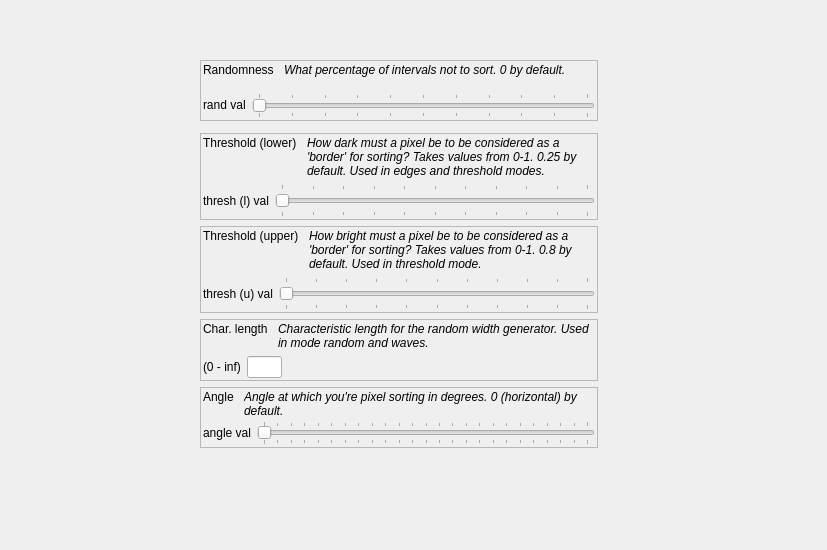
<?xml version="1.0" encoding="UTF-8"?>
<ui version="4.0">
 <class>Form</class>
 <widget class="QWidget" name="Form">
  <property name="geometry">
   <rect>
    <x>0</x>
    <y>0</y>
    <width>827</width>
    <height>550</height>
   </rect>
  </property>
  <property name="windowTitle">
   <string>Form</string>
  </property>
  <widget class="QFrame" name="f_param_thresh_u">
   <property name="geometry">
    <rect>
     <x>200</x>
     <y>226</y>
     <width>398</width>
     <height>87</height>
    </rect>
   </property>
   <property name="frameShape">
    <enum>QFrame::StyledPanel</enum>
   </property>
   <property name="frameShadow">
    <enum>QFrame::Raised</enum>
   </property>
   <layout class="QVBoxLayout" name="verticalLayout_6">
    <property name="leftMargin">
     <number>2</number>
    </property>
    <property name="topMargin">
     <number>2</number>
    </property>
    <property name="rightMargin">
     <number>2</number>
    </property>
    <property name="bottomMargin">
     <number>2</number>
    </property>
    <item>
     <layout class="QHBoxLayout" name="hl_param_thresh_u_t">
      <property name="spacing">
       <number>10</number>
      </property>
      <item>
       <widget class="QLabel" name="t_param_thresh_u">
        <property name="sizePolicy">
         <sizepolicy hsizetype="Preferred" vsizetype="Minimum">
          <horstretch>0</horstretch>
          <verstretch>0</verstretch>
         </sizepolicy>
        </property>
        <property name="text">
         <string>Threshold (upper)</string>
        </property>
        <property name="alignment">
         <set>Qt::AlignLeading|Qt::AlignLeft|Qt::AlignTop</set>
        </property>
       </widget>
      </item>
      <item>
       <widget class="QLabel" name="t_param_thresh_u_desc">
        <property name="sizePolicy">
         <sizepolicy hsizetype="MinimumExpanding" vsizetype="Maximum">
          <horstretch>0</horstretch>
          <verstretch>0</verstretch>
         </sizepolicy>
        </property>
        <property name="font">
         <font>
          <italic>true</italic>
         </font>
        </property>
        <property name="text">
         <string>How bright must a pixel be to be considered as a 'border' for sorting? Takes values from 0-1. 0.8 by default. Used in threshold mode.</string>
        </property>
        <property name="alignment">
         <set>Qt::AlignLeading|Qt::AlignLeft|Qt::AlignTop</set>
        </property>
        <property name="wordWrap">
         <bool>true</bool>
        </property>
       </widget>
      </item>
     </layout>
    </item>
    <item>
     <layout class="QHBoxLayout" name="hl_param_thresh_u_b">
      <item>
       <widget class="QLabel" name="t_param_thresh_u_value">
        <property name="text">
         <string>thresh (u) val</string>
        </property>
       </widget>
      </item>
      <item>
       <widget class="QSlider" name="slider_param_thresh_u">
        <property name="sizePolicy">
         <sizepolicy hsizetype="Expanding" vsizetype="Preferred">
          <horstretch>0</horstretch>
          <verstretch>0</verstretch>
         </sizepolicy>
        </property>
        <property name="maximum">
         <number>100</number>
        </property>
        <property name="singleStep">
         <number>1</number>
        </property>
        <property name="value">
         <number>0</number>
        </property>
        <property name="orientation">
         <enum>Qt::Horizontal</enum>
        </property>
        <property name="tickPosition">
         <enum>QSlider::TicksBothSides</enum>
        </property>
        <property name="tickInterval">
         <number>10</number>
        </property>
       </widget>
      </item>
     </layout>
    </item>
   </layout>
  </widget>
  <widget class="QFrame" name="f_param_clength">
   <property name="geometry">
    <rect>
     <x>200</x>
     <y>319</y>
     <width>398</width>
     <height>62</height>
    </rect>
   </property>
   <property name="frameShape">
    <enum>QFrame::StyledPanel</enum>
   </property>
   <property name="frameShadow">
    <enum>QFrame::Raised</enum>
   </property>
   <layout class="QVBoxLayout" name="verticalLayout_7">
    <property name="leftMargin">
     <number>2</number>
    </property>
    <property name="topMargin">
     <number>2</number>
    </property>
    <property name="rightMargin">
     <number>2</number>
    </property>
    <property name="bottomMargin">
     <number>2</number>
    </property>
    <item>
     <layout class="QHBoxLayout" name="hl_param_clength_t">
      <property name="spacing">
       <number>10</number>
      </property>
      <item>
       <widget class="QLabel" name="t_param_clength">
        <property name="sizePolicy">
         <sizepolicy hsizetype="Preferred" vsizetype="Minimum">
          <horstretch>0</horstretch>
          <verstretch>0</verstretch>
         </sizepolicy>
        </property>
        <property name="text">
         <string>Char. length</string>
        </property>
        <property name="alignment">
         <set>Qt::AlignLeading|Qt::AlignLeft|Qt::AlignTop</set>
        </property>
       </widget>
      </item>
      <item>
       <widget class="QLabel" name="t_param_clength_desc">
        <property name="sizePolicy">
         <sizepolicy hsizetype="MinimumExpanding" vsizetype="Maximum">
          <horstretch>0</horstretch>
          <verstretch>0</verstretch>
         </sizepolicy>
        </property>
        <property name="font">
         <font>
          <italic>true</italic>
         </font>
        </property>
        <property name="text">
         <string>Characteristic length for the random width generator. Used in mode random and waves.</string>
        </property>
        <property name="alignment">
         <set>Qt::AlignLeading|Qt::AlignLeft|Qt::AlignTop</set>
        </property>
        <property name="wordWrap">
         <bool>true</bool>
        </property>
       </widget>
      </item>
     </layout>
    </item>
    <item>
     <layout class="QHBoxLayout" name="hl_param_clength_b">
      <item>
       <widget class="QLabel" name="t_param_clength_helper">
        <property name="text">
         <string>(0 - inf)</string>
        </property>
       </widget>
      </item>
      <item>
       <widget class="QLineEdit" name="tb_param_clength">
        <property name="sizePolicy">
         <sizepolicy hsizetype="Fixed" vsizetype="Fixed">
          <horstretch>0</horstretch>
          <verstretch>0</verstretch>
         </sizepolicy>
        </property>
        <property name="minimumSize">
         <size>
          <width>20</width>
          <height>0</height>
         </size>
        </property>
        <property name="maximumSize">
         <size>
          <width>35</width>
          <height>16777215</height>
         </size>
        </property>
        <property name="text">
         <string/>
        </property>
       </widget>
      </item>
      <item>
       <spacer name="horizontalSpacer_3">
        <property name="orientation">
         <enum>Qt::Horizontal</enum>
        </property>
        <property name="sizeType">
         <enum>QSizePolicy::MinimumExpanding</enum>
        </property>
        <property name="sizeHint" stdset="0">
         <size>
          <width>60</width>
          <height>20</height>
         </size>
        </property>
       </spacer>
      </item>
     </layout>
    </item>
   </layout>
  </widget>
  <widget class="QFrame" name="f_param_angle">
   <property name="geometry">
    <rect>
     <x>200</x>
     <y>387</y>
     <width>398</width>
     <height>61</height>
    </rect>
   </property>
   <property name="frameShape">
    <enum>QFrame::StyledPanel</enum>
   </property>
   <property name="frameShadow">
    <enum>QFrame::Raised</enum>
   </property>
   <layout class="QVBoxLayout" name="verticalLayout_8">
    <property name="leftMargin">
     <number>2</number>
    </property>
    <property name="topMargin">
     <number>2</number>
    </property>
    <property name="rightMargin">
     <number>2</number>
    </property>
    <property name="bottomMargin">
     <number>2</number>
    </property>
    <item>
     <layout class="QHBoxLayout" name="hl_param_angle_t">
      <property name="spacing">
       <number>10</number>
      </property>
      <item>
       <widget class="QLabel" name="t_param_angle">
        <property name="sizePolicy">
         <sizepolicy hsizetype="Preferred" vsizetype="Minimum">
          <horstretch>0</horstretch>
          <verstretch>0</verstretch>
         </sizepolicy>
        </property>
        <property name="text">
         <string>Angle</string>
        </property>
        <property name="alignment">
         <set>Qt::AlignLeading|Qt::AlignLeft|Qt::AlignTop</set>
        </property>
       </widget>
      </item>
      <item>
       <widget class="QLabel" name="t_param_angle_desc">
        <property name="sizePolicy">
         <sizepolicy hsizetype="MinimumExpanding" vsizetype="Minimum">
          <horstretch>0</horstretch>
          <verstretch>0</verstretch>
         </sizepolicy>
        </property>
        <property name="font">
         <font>
          <italic>true</italic>
         </font>
        </property>
        <property name="text">
         <string>Angle at which you're pixel sorting in degrees. 0 (horizontal) by default.</string>
        </property>
        <property name="alignment">
         <set>Qt::AlignLeading|Qt::AlignLeft|Qt::AlignTop</set>
        </property>
        <property name="wordWrap">
         <bool>true</bool>
        </property>
       </widget>
      </item>
     </layout>
    </item>
    <item>
     <layout class="QHBoxLayout" name="hl_param_angle_b">
      <item>
       <widget class="QLabel" name="t_param_angle_value">
        <property name="text">
         <string>angle val</string>
        </property>
       </widget>
      </item>
      <item>
       <widget class="QSlider" name="slider_param_angle">
        <property name="sizePolicy">
         <sizepolicy hsizetype="Expanding" vsizetype="Preferred">
          <horstretch>0</horstretch>
          <verstretch>0</verstretch>
         </sizepolicy>
        </property>
        <property name="maximum">
         <number>360</number>
        </property>
        <property name="singleStep">
         <number>1</number>
        </property>
        <property name="value">
         <number>0</number>
        </property>
        <property name="orientation">
         <enum>Qt::Horizontal</enum>
        </property>
        <property name="tickPosition">
         <enum>QSlider::TicksBothSides</enum>
        </property>
        <property name="tickInterval">
         <number>15</number>
        </property>
       </widget>
      </item>
     </layout>
    </item>
   </layout>
  </widget>
  <widget class="QFrame" name="f_param_thresh_l">
   <property name="geometry">
    <rect>
     <x>200</x>
     <y>133</y>
     <width>398</width>
     <height>87</height>
    </rect>
   </property>
   <property name="frameShape">
    <enum>QFrame::StyledPanel</enum>
   </property>
   <property name="frameShadow">
    <enum>QFrame::Raised</enum>
   </property>
   <layout class="QVBoxLayout" name="verticalLayout_5">
    <property name="leftMargin">
     <number>2</number>
    </property>
    <property name="topMargin">
     <number>2</number>
    </property>
    <property name="rightMargin">
     <number>2</number>
    </property>
    <property name="bottomMargin">
     <number>2</number>
    </property>
    <item>
     <layout class="QHBoxLayout" name="hl_param_thresh_l_t">
      <property name="spacing">
       <number>10</number>
      </property>
      <item>
       <widget class="QLabel" name="t_param_thresh_l">
        <property name="sizePolicy">
         <sizepolicy hsizetype="Preferred" vsizetype="Minimum">
          <horstretch>0</horstretch>
          <verstretch>0</verstretch>
         </sizepolicy>
        </property>
        <property name="text">
         <string>Threshold (lower)</string>
        </property>
        <property name="alignment">
         <set>Qt::AlignLeading|Qt::AlignLeft|Qt::AlignTop</set>
        </property>
       </widget>
      </item>
      <item>
       <widget class="QLabel" name="t_param_thresh_l_desc">
        <property name="sizePolicy">
         <sizepolicy hsizetype="MinimumExpanding" vsizetype="Preferred">
          <horstretch>0</horstretch>
          <verstretch>0</verstretch>
         </sizepolicy>
        </property>
        <property name="font">
         <font>
          <italic>true</italic>
         </font>
        </property>
        <property name="text">
         <string>How dark must a pixel be to be considered as a 'border' for sorting? Takes values from 0-1. 0.25 by default. Used in edges and threshold modes.</string>
        </property>
        <property name="alignment">
         <set>Qt::AlignLeading|Qt::AlignLeft|Qt::AlignTop</set>
        </property>
        <property name="wordWrap">
         <bool>true</bool>
        </property>
       </widget>
      </item>
     </layout>
    </item>
    <item>
     <layout class="QHBoxLayout" name="hl_param_thresh_l_b">
      <property name="spacing">
       <number>6</number>
      </property>
      <item>
       <widget class="QLabel" name="t_param_thresh_l_value">
        <property name="text">
         <string>thresh (l) val</string>
        </property>
       </widget>
      </item>
      <item>
       <widget class="QSlider" name="slider_param_thresh_l">
        <property name="sizePolicy">
         <sizepolicy hsizetype="Expanding" vsizetype="Preferred">
          <horstretch>0</horstretch>
          <verstretch>0</verstretch>
         </sizepolicy>
        </property>
        <property name="maximum">
         <number>100</number>
        </property>
        <property name="singleStep">
         <number>1</number>
        </property>
        <property name="value">
         <number>0</number>
        </property>
        <property name="orientation">
         <enum>Qt::Horizontal</enum>
        </property>
        <property name="tickPosition">
         <enum>QSlider::TicksBothSides</enum>
        </property>
        <property name="tickInterval">
         <number>10</number>
        </property>
       </widget>
      </item>
     </layout>
    </item>
   </layout>
  </widget>
  <widget class="QFrame" name="f_param_random">
   <property name="geometry">
    <rect>
     <x>200</x>
     <y>60</y>
     <width>398</width>
     <height>61</height>
    </rect>
   </property>
   <property name="sizePolicy">
    <sizepolicy hsizetype="Preferred" vsizetype="Preferred">
     <horstretch>0</horstretch>
     <verstretch>0</verstretch>
    </sizepolicy>
   </property>
   <property name="frameShape">
    <enum>QFrame::StyledPanel</enum>
   </property>
   <property name="frameShadow">
    <enum>QFrame::Raised</enum>
   </property>
   <layout class="QVBoxLayout" name="verticalLayout_4">
    <property name="leftMargin">
     <number>2</number>
    </property>
    <property name="topMargin">
     <number>2</number>
    </property>
    <property name="rightMargin">
     <number>2</number>
    </property>
    <property name="bottomMargin">
     <number>2</number>
    </property>
    <item>
     <layout class="QHBoxLayout" name="hl_param_randomness_t">
      <property name="spacing">
       <number>10</number>
      </property>
      <item>
       <widget class="QLabel" name="t_param_randomness">
        <property name="text">
         <string>Randomness</string>
        </property>
        <property name="alignment">
         <set>Qt::AlignLeading|Qt::AlignLeft|Qt::AlignTop</set>
        </property>
       </widget>
      </item>
      <item>
       <widget class="QLabel" name="t_param_randomness_desc">
        <property name="sizePolicy">
         <sizepolicy hsizetype="MinimumExpanding" vsizetype="Preferred">
          <horstretch>0</horstretch>
          <verstretch>0</verstretch>
         </sizepolicy>
        </property>
        <property name="font">
         <font>
          <italic>true</italic>
         </font>
        </property>
        <property name="text">
         <string>What percentage of intervals not to sort. 0 by default.</string>
        </property>
        <property name="alignment">
         <set>Qt::AlignLeading|Qt::AlignLeft|Qt::AlignTop</set>
        </property>
       </widget>
      </item>
     </layout>
    </item>
    <item>
     <layout class="QHBoxLayout" name="hl_param_randomness_b">
      <item>
       <widget class="QLabel" name="t_param_randomness_value">
        <property name="sizePolicy">
         <sizepolicy hsizetype="Preferred" vsizetype="Maximum">
          <horstretch>0</horstretch>
          <verstretch>0</verstretch>
         </sizepolicy>
        </property>
        <property name="text">
         <string>rand val</string>
        </property>
       </widget>
      </item>
      <item>
       <widget class="QSlider" name="slider_param_randomness">
        <property name="sizePolicy">
         <sizepolicy hsizetype="Expanding" vsizetype="Maximum">
          <horstretch>0</horstretch>
          <verstretch>0</verstretch>
         </sizepolicy>
        </property>
        <property name="maximum">
         <number>100</number>
        </property>
        <property name="value">
         <number>0</number>
        </property>
        <property name="orientation">
         <enum>Qt::Horizontal</enum>
        </property>
        <property name="tickPosition">
         <enum>QSlider::TicksBothSides</enum>
        </property>
        <property name="tickInterval">
         <number>10</number>
        </property>
       </widget>
      </item>
     </layout>
    </item>
   </layout>
  </widget>
 </widget>
 <resources/>
 <connections/>
</ui>
